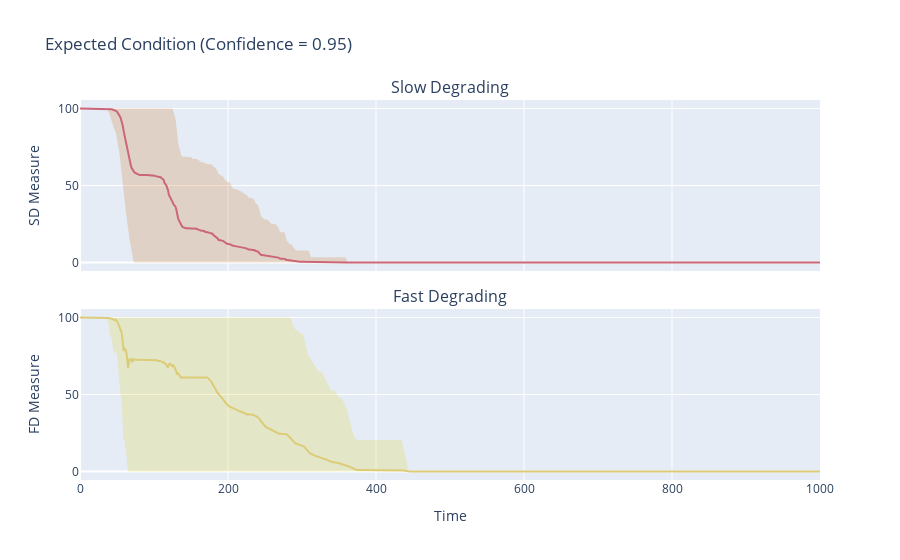

The notebook cell this image was saved under:
### Code cell
comp.mc_timeline(1000)
update_condition_fig(comp)

### Figure 1 — Plotly figure (JSON) as saved in the notebook; plotly's stock layout.template omitted (floating-point values rounded to 4 significant figures; data arrays with more than 128 entries replaced by an {"elided": "..."} marker saying what was removed)
{"data": [{"fill": "toself", "fillcolor": "rgba(204, 102, 11,0.2)", "line": {"color": "rgba(255,255,255,0)"}, "mode": "lines", "name": "slow_degrading", "showlegend": false, "type": "scatter", "x": {"elided": "2002 int values"}, "xaxis": "x", "y": {"elided": "2002 float values"}, "yaxis": "y"}, {"line": {"color": "rgb(204, 102, 119)"}, "mode": "lines", "name": "slow_degrading", "showlegend": false, "type": "scatter", "x": {"elided": "1001 int values"}, "xaxis": "x", "y": {"elided": "1001 float values"}, "yaxis": "y"}, {"fill": "toself", "fillcolor": "rgba(221, 204, 11,0.2)", "line": {"color": "rgba(255,255,255,0)"}, "mode": "lines", "name": "fast_degrading", "showlegend": false, "type": "scatter", "x": {"elided": "2002 int values"}, "xaxis": "x2", "y": {"elided": "2002 float values"}, "yaxis": "y2"}, {"line": {"color": "rgb(221, 204, 119)"}, "mode": "lines", "name": "fast_degrading", "showlegend": false, "type": "scatter", "x": {"elided": "1001 int values"}, "xaxis": "x2", "y": {"elided": "1001 float values"}, "yaxis": "y2"}], "layout": {"annotations": [{"font": {"size": 16}, "showarrow": false, "text": "Slow Degrading", "x": 0.5, "xanchor": "center", "xref": "paper", "y": 1, "yanchor": "bottom", "yref": "paper"}, {"font": {"size": 16}, "showarrow": false, "text": "Fast Degrading", "x": 0.5, "xanchor": "center", "xref": "paper", "y": 0.45, "yanchor": "bottom", "yref": "paper"}], "legend": {"traceorder": "normal"}, "title": {"text": "Expected Condition (Confidence = 0.95)"}, "xaxis": {"anchor": "y", "domain": [0, 1], "matches": "x2", "showticklabels": false}, "xaxis2": {"anchor": "y2", "automargin": true, "domain": [0, 1], "title": {"text": "Time"}}, "yaxis": {"anchor": "x", "automargin": true, "domain": [0.55, 1], "title": {"text": "SD Measure"}}, "yaxis2": {"anchor": "x2", "automargin": true, "domain": [0, 0.45], "title": {"text": "FD Measure"}}}}
